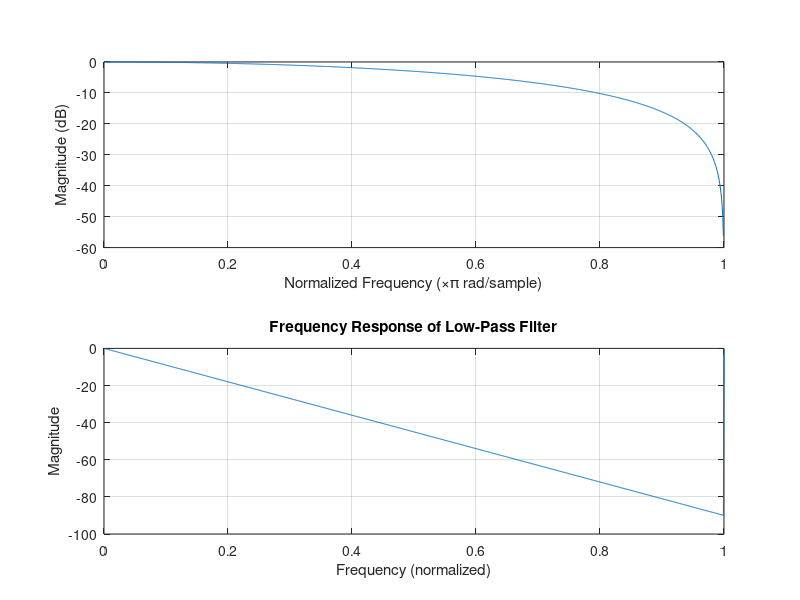

Source code (MATLAB): (Note: this script raises an error after producing the figure.)
% Low-pass filter design parameters
cutoff_frequency = 0.9;  % Adjust this value according to your requirements
filter_order = 1;      % Adjust this value according to your requirements

% Design the low-pass filter using fir1
b = fir1(filter_order, cutoff_frequency);

% Frequency response plot
freqz(b, 1, 1024, 'half');
title('Frequency Response of Low-Pass Filter');
xlabel('Frequency (normalized)');
ylabel('Magnitude');

% Apply the filter to a signal (example)
input_signal = (x-x1);  % Replace with your actual signal
output_signal = filter(b, 1, input_signal);

% Plot the input and output signals
figure;
subplot(2, 1, 1);
plot(input_signal);
title('Input Signal');

subplot(2, 1, 2);
plot(output_signal-0.9);
title('Formation Error in X');
